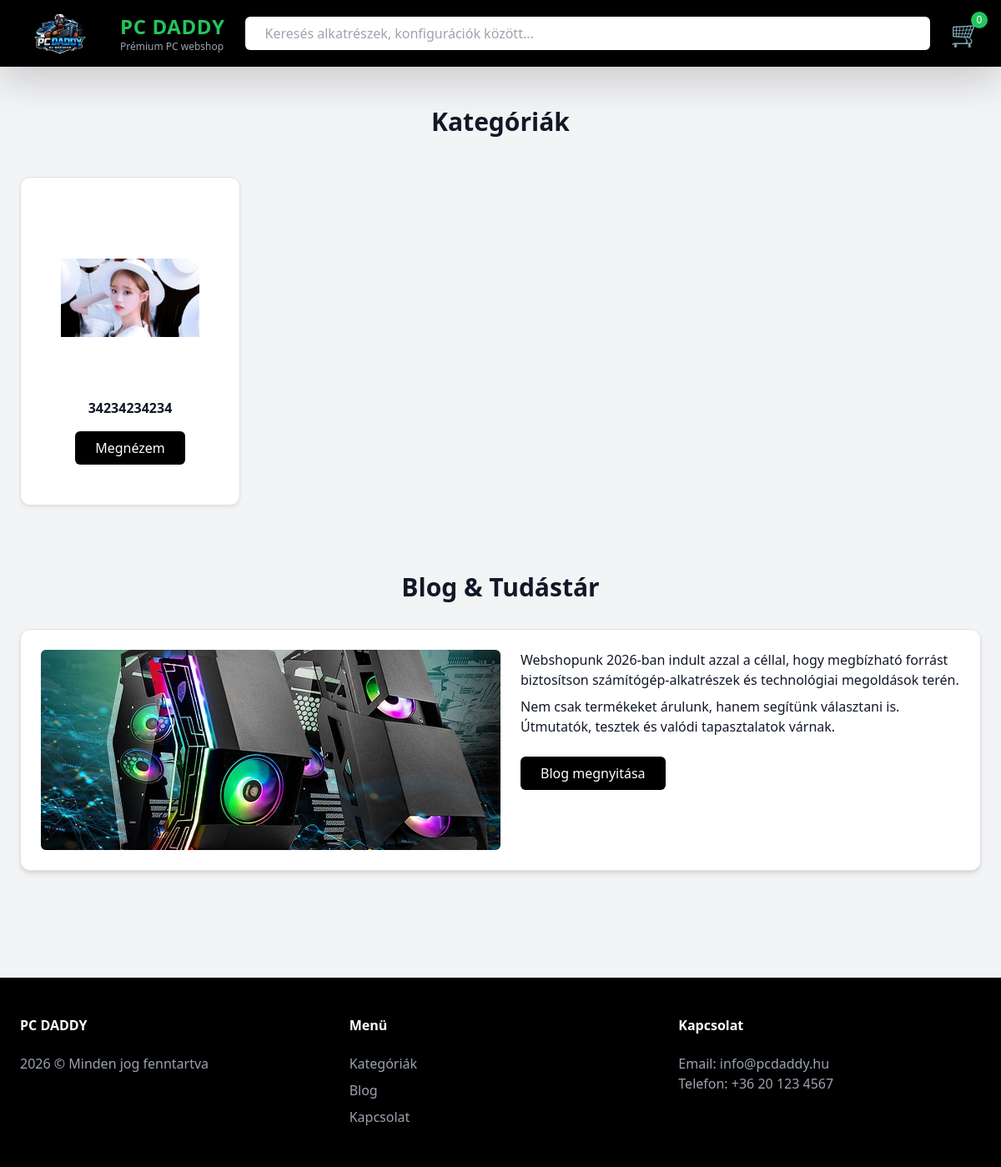
Before: / with the older database file.
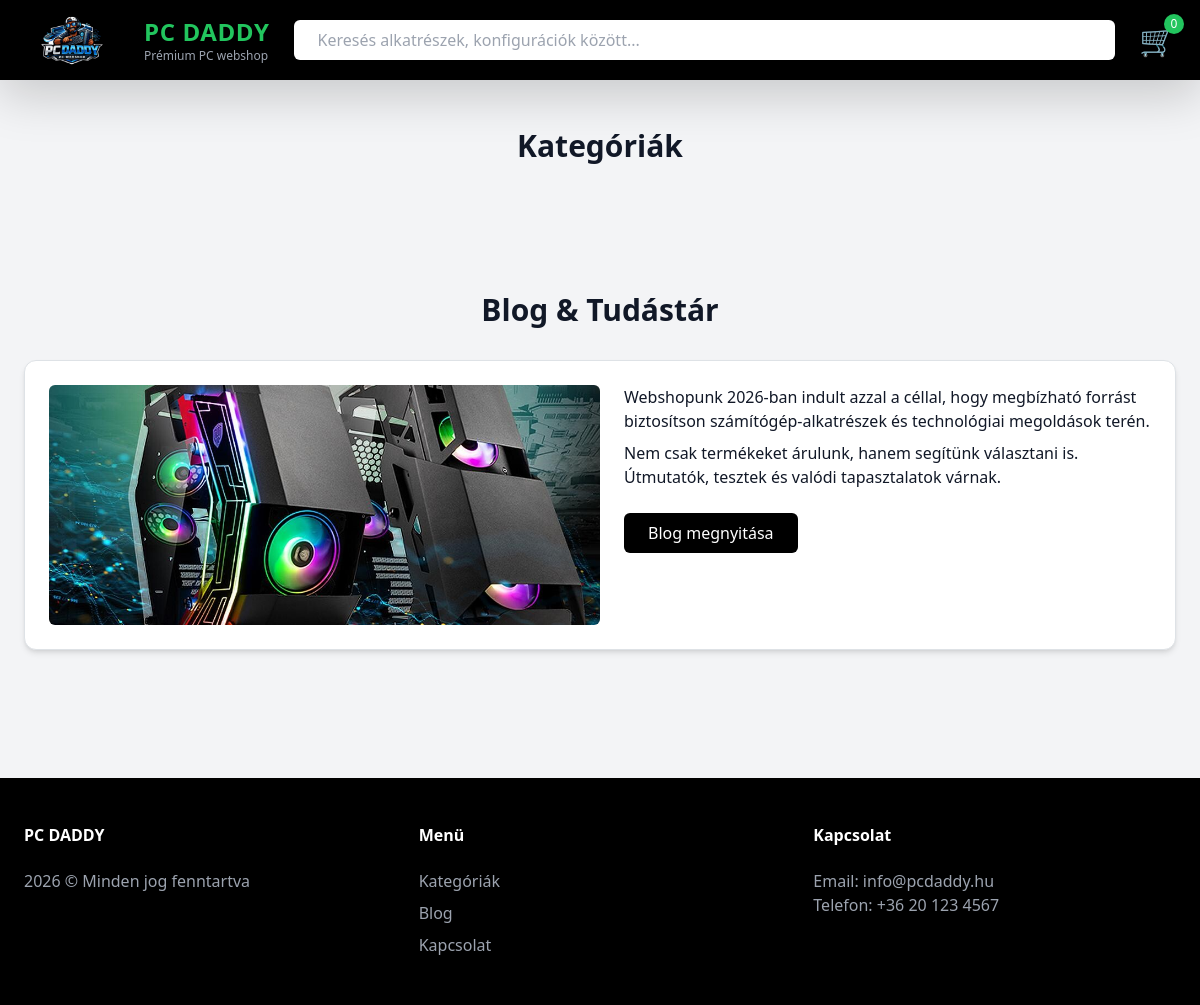
After: the same page with the newer database file.
### tables this page shows
CREATE TABLE categories (
    id INTEGER PRIMARY KEY AUTOINCREMENT,
    name TEXT NOT NULL UNIQUE,
    image TEXT
);

### app.py (the view)
@app.route("/")
def home():
    categories = get_all_categories()
    return render_template("home.html", categories=categories, items_amount = get_cart_product_count())

### models.py (called while the page is built)
def get_db():
    conn = sqlite3.connect(DB_NAME)
    conn.row_factory = sqlite3.Row
    return conn

def get_cart_product_count():
    from flask import session
    cart = session.get('cart', {})
    return sum(cart.values())

def get_all_categories():
    db = get_db()
    categories = db.execute("SELECT * FROM categories").fetchall()
    db.close()
    return categories

### templates/home.html (shortened to what this page needs)
<!DOCTYPE html>
<html lang="hu">
<head>
  <link href="https://cdn.jsdelivr.net/npm/bootstrap@5.3.8/dist/css/bootstrap.min.css" rel="stylesheet">
  <script src="https://cdn.tailwindcss.com"></script>
</head>
<body class="bg-gray-100 text-gray-900">
<header class="bg-black text-white sticky top-0 z-50 shadow-lg">
  <div class="max-w-7xl mx-auto flex items-center justify-between px-6 h-20">
    <div class="flex items-center gap-4">
      <a href="/"><img src="../static/images/logó.png" alt="PC DADDY logó" class="h-16 w-auto"></a>
      <div class="leading-tight">
        <h1 class="text-2xl font-extrabold text-green-500 tracking-wide">PC DADDY</h1>
        <p class="text-xs text-gray-400">Prémium PC webshop</p>
      </div>
    </div>
    <div class="flex-1 mx-6">
      <input
        type="text"
        placeholder="Keresés alkatrészek, konfigurációk között..."
        class="w-full px-4 py-2 rounded-md text-black focus:outline-none focus:ring-2 focus:ring-green-500"
      />
    </div>
    <div class="flex items-center">
      <a href="/cart"><button class="text-3xl hover:text-green-500 transition relative" aria-label="Kosár">
        🛒
        <span class="absolute -top-2 -right-2 bg-green-500 text-white text-xs rounded-full w-5 h-5 flex items-center justify-center">{{ items_amount }}</span>
      </button></a>
    </div>
  </div>
</header>
<main class="max-w-7xl mx-auto px-6 py-12">
  <h2 id="kategoria" class="text-3xl font-bold text-center mb-12">Kategóriák</h2>
<section class="grid grid-cols-2 sm:grid-cols-3 lg:grid-cols-4 gap-8">
  {% for cat in categories %}
    <a href="/products?category={{ cat.name }}"
       class="block bg-white border rounded-xl shadow-sm hover:shadow-xl transition p-5 text-center hover:ring-2 hover:ring-green-500">
        <img src="../static/uploads/{{ cat.image }}"
             class="h-48 mx-auto mb-4 object-contain"
             alt="{{ cat.name }}">
        <p class="font-semibold mb-2">{{ cat.name }}</p>
        <span class="inline-block mt-2 bg-black text-white px-4 py-2 rounded hover:bg-green-500 transition">
          Megnézem
        </span>
    </a>
  {% endfor %}
</section>
  <section id="blog" class="mt-20">
    <h2 class="text-3xl font-bold mb-8 text-center">Blog & Tudástár</h2>
    <div class="bg-white border rounded-xl shadow-md p-6 flex flex-col md:flex-row gap-6">
      <img src="../static/images/blog_pc.jpg" alt="Blog PC" class="w-full md:w-1/2 h-60 object-cover rounded">
      <div class="flex-1">
        <p>
          Webshopunk 2026-ban indult azzal a céllal, hogy megbízható forrást biztosítson számítógép-alkatrészek és technológiai megoldások terén.
        </p>
        <p class="mt-2">
          Nem csak termékeket árulunk, hanem segítünk választani is. Útmutatók, tesztek és valódi tapasztalatok várnak.
        </p>
        <button class="mt-4 bg-black text-white px-4 py-2 rounded hover:bg-green-500 transition">Blog megnyitása</button>
      </div>
    </div>
  </section>
</main>
<footer id="kapcsolat" class="bg-black text-gray-400 mt-20">
  <div class="max-w-7xl mx-auto py-12 px-6 grid md:grid-cols-3 gap-8">
    <div>
      <h4 class="text-white font-bold mb-4">PC DADDY</h4>
      <p>2026 © Minden jog fenntartva</p>
    </div>
    <div>
      <h4 class="text-white font-bold mb-4">Menü</h4>
      <ul class="space-y-2">
        <li><a href="#kategoria" class="hover:text-green-500 transition">Kategóriák</a></li>
        <li><a href="#blog" class="hover:text-green-500 transition">Blog</a></li>
        <li><a href="#kapcsolat" class="hover:text-green-500 transition">Kapcsolat</a></li>
      </ul>
    </div>
    <div>
      <h4 class="text-white font-bold mb-4">Kapcsolat</h4>
      <p>Email: info@pcdaddy.hu</p>
      <p>Telefon: +36 20 123 4567</p>
    </div>
  </div>
</footer>
</body>
</html>

Changed rows visible on the page:
removed categories: image (picture), name "34234234234"
